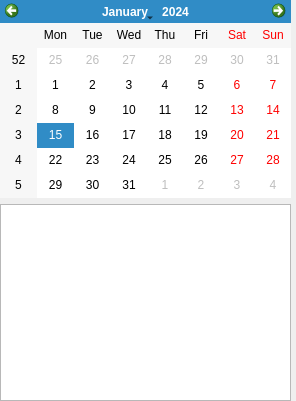
<?xml version="1.0" encoding="UTF-8"?>
<ui version="4.0">
 <class>Calendar</class>
 <widget class="QWidget" name="Calendar">
  <property name="geometry">
   <rect>
    <x>0</x>
    <y>0</y>
    <width>296</width>
    <height>401</height>
   </rect>
  </property>
  <property name="windowTitle">
   <string>Calendar</string>
  </property>
  <widget class="QWidget" name="verticalLayoutWidget">
   <property name="geometry">
    <rect>
     <x>0</x>
     <y>0</y>
     <width>291</width>
     <height>401</height>
    </rect>
   </property>
   <layout class="QVBoxLayout" name="verticalLayout">
    <item>
     <widget class="QCalendarWidget" name="calendarWidget"/>
    </item>
    <item>
     <widget class="QListView" name="listViewTask"/>
    </item>
   </layout>
  </widget>
 </widget>
 <resources/>
 <connections/>
</ui>
